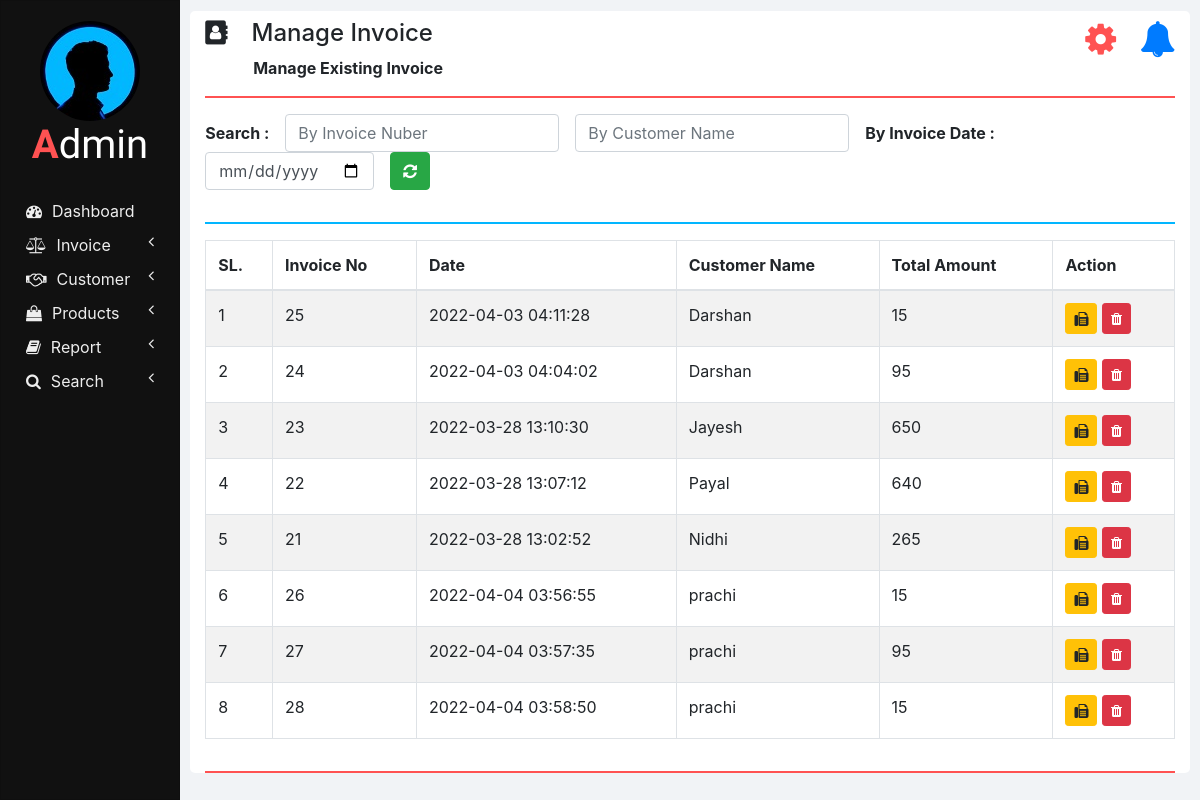
Page /manage_invoice.php on the committed database.
### tables this page shows
CREATE TABLE IF NOT EXISTS `invoices` (
  `INVOICE_ID` int(11) NOT NULL AUTO_INCREMENT,
  `INVOICE_DATE` timestamp NOT NULL DEFAULT CURRENT_TIMESTAMP,
  `CUSTOMER_ID` int(11) DEFAULT NULL,
  `CUSTOMER_NAME` varchar(100) NOT NULL,
  `TOTAL_AMOUNT` double NOT NULL,
  PRIMARY KEY (`INVOICE_ID`),
  KEY `TOTAL_AMOUNT` (`TOTAL_AMOUNT`),
  KEY `CUSTOMER_NAME` (`CUSTOMER_NAME`)
);

### php/manage_invoice.php (the view, shortened to what this page needs)
<?php
  function showInvoices() {
    require "db_connection.php";
    if($con) {
      $seq_no = 0;
      $query = "SELECT * FROM invoices ";
      $result = mysqli_query($con, $query);
      while($row = mysqli_fetch_array($result)) {
        $seq_no++;
        showInvoiceRow($seq_no, $row);
      }
    }
  }
  function showInvoiceRow($seq_no, $row) {
    ?>
    <tr>
      <td><?php echo $seq_no; ?></td>
      <td><?php echo $row['INVOICE_ID']; ?></td>
	     <td><?php echo $row['INVOICE_DATE']; ?></td>
      <td><?php echo $row['CUSTOMER_NAME']; ?></td>
      <td><?php echo $row['TOTAL_AMOUNT']; ?></td>
      <td>
        <button class="btn btn-warning btn-sm" onclick="printInvoice(<?php echo $row['INVOICE_ID']; ?>);">
          <i class="fa fa-fax"></i>
        </button>
        <button class="btn btn-danger btn-sm" onclick="deleteInvoice(<?php echo $row['INVOICE_ID']; ?>);">
          <i class="fa fa-trash"></i>
        </button>
      </td>
    </tr>
    <?php
  }
    ?>

### css/sidenav.css (style rules this page uses)
body { background-color: #f1f3f6; }

### css/home.css (style rules this page uses)
html, body { height: 100vh; }

### rows in the picture
invoices: seq_no "1", INVOICE_ID "25", INVOICE_DATE "2022-04-03 04:11:28", CUSTOMER_NAME "Darshan", TOTAL_AMOUNT "15"
invoices: seq_no "2", INVOICE_ID "24", INVOICE_DATE "2022-04-03 04:04:02", CUSTOMER_NAME "Darshan", TOTAL_AMOUNT "95"
invoices: seq_no "3", INVOICE_ID "23", INVOICE_DATE "2022-03-28 13:10:30", CUSTOMER_NAME "Jayesh", TOTAL_AMOUNT "650"
invoices: seq_no "4", INVOICE_ID "22", INVOICE_DATE "2022-03-28 13:07:12", CUSTOMER_NAME "Payal", TOTAL_AMOUNT "640"
invoices: seq_no "5", INVOICE_ID "21", INVOICE_DATE "2022-03-28 13:02:52", CUSTOMER_NAME "Nidhi", TOTAL_AMOUNT "265"
invoices: seq_no "6", INVOICE_ID "26", INVOICE_DATE "2022-04-04 03:56:55", CUSTOMER_NAME "prachi", TOTAL_AMOUNT "15"
invoices: seq_no "7", INVOICE_ID "27", INVOICE_DATE "2022-04-04 03:57:35", CUSTOMER_NAME "prachi", TOTAL_AMOUNT "95"
invoices: seq_no "8", INVOICE_ID "28", INVOICE_DATE "2022-04-04 03:58:50", CUSTOMER_NAME "prachi", TOTAL_AMOUNT "15"

### other values in the picture
$heading "Manage Invoice"
$sub_heading "Manage Existing Invoice"
